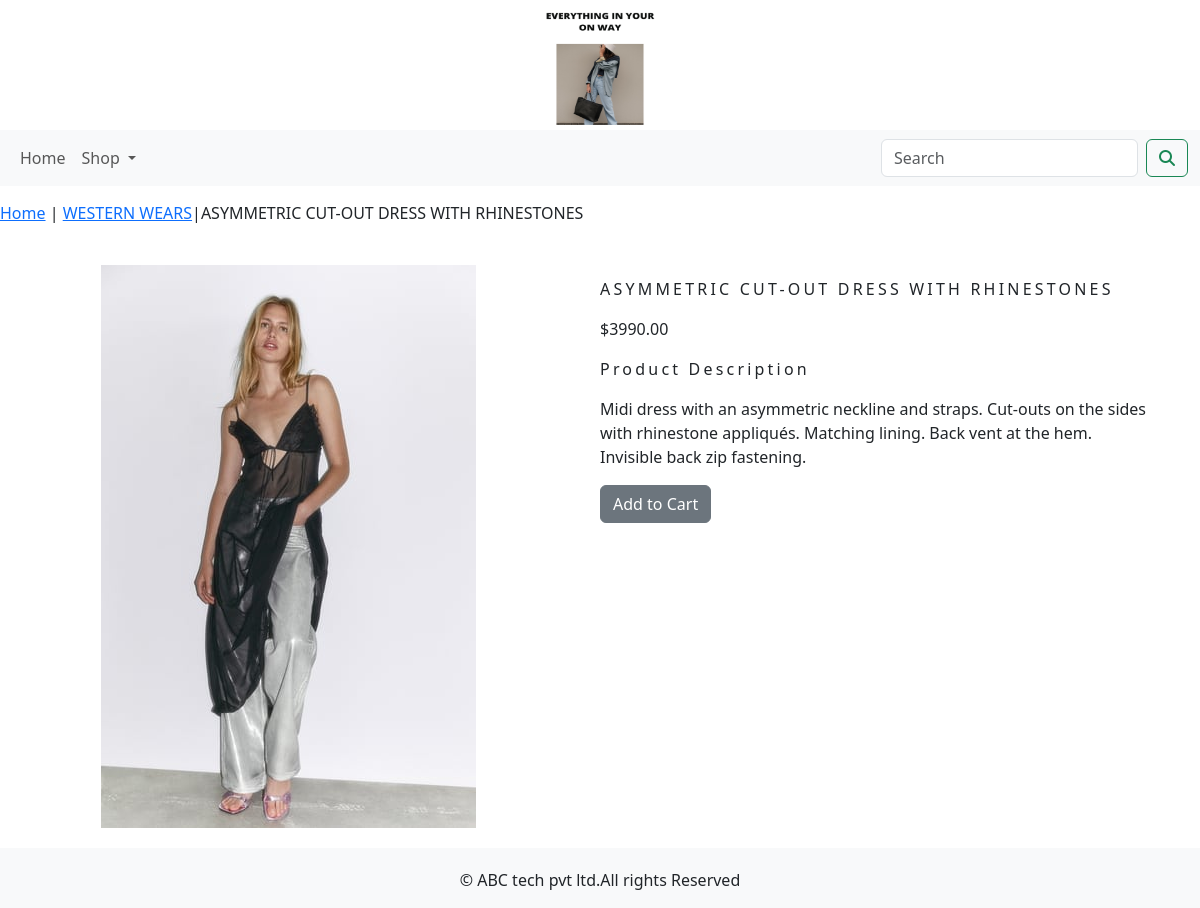
Page /shop/western-wears/asymmetric-cut-out-dress-with-rhinestones/ on the committed database.
### shopapp/models.py (models this page shows, shortened)
class Product(models.Model):
    name=models.CharField(max_length=250,unique=True)
    slug=models.SlugField(max_length=250,unique=True)
    description=models.TextField(blank=True)
    price=models.DecimalField(max_digits=10,decimal_places=2)
    category=models.ForeignKey(Category,on_delete=models.CASCADE)
    image = models.ImageField(upload_to='product', blank=True)
    stock=models.IntegerField()
    available=models.BooleanField(default=True)
    created=models.DateTimeField(auto_now_add=True)
    updated=models.DateTimeField(auto_now=True)
    class Meta:
        ordering = ('name',)
        verbose_name = 'product'
        verbose_name_plural = 'products'

class Category(models.Model):
    name=models.CharField(max_length=250,unique=True)
    slug=models.SlugField(max_length=250,unique=True)
    description=models.TextField(blank=True)
    image=models.ImageField(upload_to='category',blank=True)
    class Meta:
        ordering=('name',)
        verbose_name='category'
        verbose_name_plural='categories'
    def get_url(self):
        return reverse('shopapp:products_by_category',args=[self.slug])
    def __str__(self):
        return  '{}'.format(self.name)

### shopapp/views.py (the view)
# urls.py: path('<slug:c_slug>/<slug:product_slug>/', views.proDetail, name='proCatdetail')
def proDetail(request,c_slug,product_slug):
    try:
        product=Product.objects.get(category__slug=c_slug,slug=product_slug)
    except Exception as e:
        raise e
    return render(request,'product.html',{'product':product})

### cart/context_processors.py (called while the page is built)
def counter(request):
    item_count=0
    if 'admin' in request.path:
        return {}
    else:
        try:
            cart=Cart.objects.filter(cart_id=cart_id(request))
            cart_items=CartItem.objects.all().filter(cart=cart[:1])
            for cart_item in cart_items:
                item_count += cart_item.quantity
        except Cart.DoesNotExist:
            item_count= 0
    return dict(item_count=item_count)

### cart/views.py (called while the page is built)
def cart_id(request):
    cart=request.session.session_key
    if not cart:
        cart=request.session.create()
    return cart

### shopapp/context_processors.py (called while the page is built)
def menu_links(request):
    links=Category.objects.all()
    return dict(links=links)

### templates/product.html (shortened to what this page needs)
{% extends 'base.html' %}
{% load static %}
{% block content %}
<div class="row my_prod_row_class">
    <div class="mx_auto">
        <p><a href="{% url 'shopapp:allProdCat' %}">Home</a> | <a href ="{{product.category.get_url}}">{{product.category}}</a>|{{product.name}}</p>
    </div>
    <div class="container"></div>
<br>
<div class="row">
    <div class="col-12 col-sm-12 col-md-12 col-lg-6 text-center">
        <div style="min-width:18rem">
            <img src="{{product.image.url}}" alt="{{product.name}}">
        </div>
    </div>
    <div class="col-12 col-sm-12 col-md-12 col-lg-6">
            <div>
            <h1 class="my_prod_title">{{product.name}}</h1>
            <p>${{product.price}}</p>
            <p class="my_title"> Product Description</p>
            <p class="text-justify my_prod_text">{{product.description}}</p>
            {% if product.stock <= 0 %}
            <p class="text-justify my_prod_text"><b>Out of Stock</b></p>
            {% else %}
            <a class="btn btn-secondary" href="{% url 'cart:add_cart' product.id %}">Add to Cart</a>
            {% endif %}
            </div>
    </div>
</div>
</div>
{% endblock %}

### static/css/custom.css (style rules this page uses)
body { font-family: 'Lora', serif; background-color: white; }
.my_title { font-size:16px; text_transform:uppercase; letter-spacing:.2em; }
.my_prod_row_class { padding-top:15px; padding-bottom:20px; }
.my_prod_title { font-size:16px; text-transform:uppercase; letter-spacing:.2em; padding-top:15px; padding-bottom:10px; }
.my_prod_text { padding-right:20px; }

### rows in the picture
Product: category "WESTERN WEARS", name "ASYMMETRIC CUT-OUT DRESS WITH RHINESTONES", image (picture), price "3990.00", description "Midi dress with an asymmetric neckline and straps. Cut-outs on the sides with rhinestone appliqués. Matching lining. Back vent at the hem. Invisible back zip fastening."
